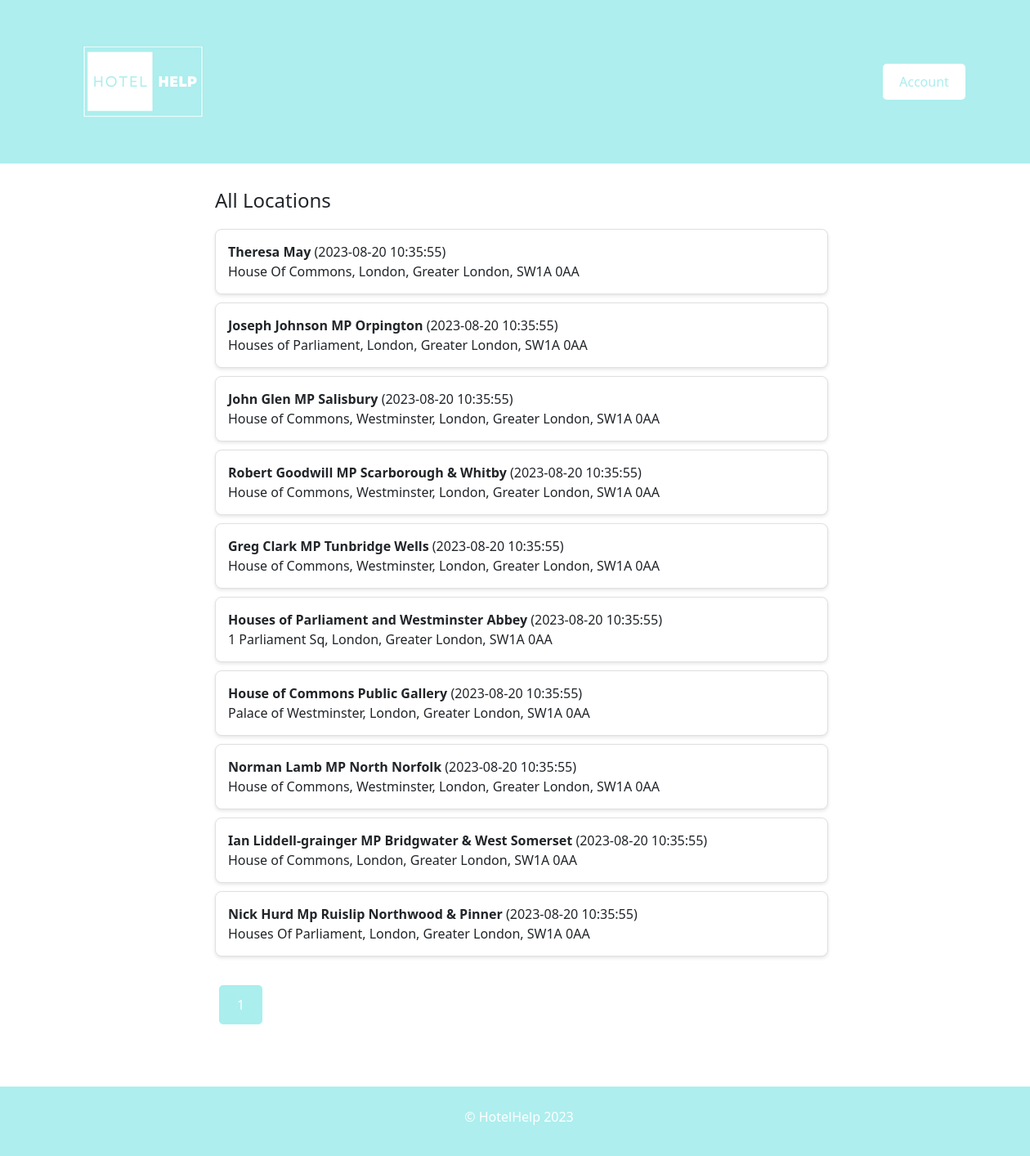
The app's page /search_history (signed in) with its own data.
### database.py (models this page shows)
class SearchHistory(db.Model):
    __tablename__ = "search_history"
    search_id = db.Column(db.Integer, primary_key=True)
    user_id = db.Column(db.Integer, db.ForeignKey('users.user_id', ondelete="CASCADE"), nullable=False)
    place_name = db.Column(db.String, nullable=False)
    address = db.Column(db.String, nullable=False)
    timestamp = db.Column(db.DateTime, default=db.func.now())

### app.py (the view)
@app.route("/search_history")
def show_search_history():
    if "user_id" in session:
        user_id = session["user_id"]
        search_history = database.get_history(db.session, user_id)
        return render_template("results.html", search_history=search_history, all_searches=True)
    else:
        return redirect(url_for("login_handler"))

### app.py (called while the page is built)
@app.context_processor
def inject_image_url():
    return {"image_url": url_for("static", filename="images/logo.png")}

### database.py (called while the page is built)
def get_history(db_session, user_id):
    return db_session.query(SearchHistory.place_name, SearchHistory.address, SearchHistory.timestamp).\
        filter(SearchHistory.user_id == user_id).all()

### templates/results.html (shortened to what this page needs)
{% extends "layout.html" %}
{% block stylesheets %}
    <link rel="stylesheet" href="{{ url_for('static', filename='results.css') }}">
{% endblock %}
{% block content %}
    <div class="container">
        {% if all_searches and request.path != '/search_keyword' %}
            <div id="search-history-container">
                <h4>All Locations</h4>
                <div id="search-history">
                    {% if search_history %}
                        <ul>
                            {% set items_per_page = 20 %}
                            {% set total_results = search_history|length %}
                            {% set total_pages = (total_results + items_per_page - 1) // items_per_page %}
                            {% set current_page = request.args.get('page', 1) | int %}
                            {% set start_index = (current_page - 1) * items_per_page %}
                            {% set end_index = start_index + items_per_page %}
                            {% for entry in search_history[start_index:end_index] %}
                                <li class="search-result-card">
                                    <strong>{{ entry['place_name'] }}</strong> ({{ entry['timestamp'] }})<br>
                                    {{ entry['address'] }}<br>
                                </li>
                            {% endfor %}
                        </ul>
                        <div class="pagination">
                            {% for page_num in range(1, total_pages + 1) %}
                                <a class="page-button {% if page_num == current_page %}active{% endif %}" href="?page={{ page_num }}">{{ page_num }}</a>
                            {% endfor %}
                        </div>
                    {% else %}
                        <p class = "empty-message">Search history is empty</p>
                    {% endif %}
                </div>
            </div>
        {% endif %}
    </div>
{% endblock %}

### templates/layout.html (shortened to what this page needs)
<!DOCTYPE html>
<html lang="en">
<head>
    <link rel="stylesheet" href="https://cdn.jsdelivr.net/npm/bootstrap@5.3.0/dist/css/bootstrap.min.css">
    {% block stylesheets %}{% endblock %}
</head>
<body>
    <div id="header">
        <a href="{{ url_for('home') }}" id="logo-container"><img src="{{ image_url }}" alt="Logo" id="logo"></a>
        <div id="menu-buttons">
            {% if 'user_id' in session %}
                <a href="{{ url_for('account') }}" class="btn custom-button-color" id="account-btn">Account</a>
            {% else %}
                <a href="{{ url_for('register') }}" class="btn custom-button-color" id="register-btn">Register</a>
                <a href="{{ url_for('login_handler') }}" class="btn custom-button-color" id="login-btn">Login</a>
            {% endif %}
        </div>
    </div>
    {% block content %}
    {% endblock %}
    <footer>
        <p>© HotelHelp 2023</p>
    </footer>
</body>
</html>

### static/results.css (style rules this page uses)
.container { margin-left: 250px; width: 1000px; min-height: calc(64.5vh - 50px); position: relative; border: 1px solid transparent; }
.pagination { margin-top: 30px; margin-bottom: 50px; }
.page-button { display: inline-block; background-color: white; color: #AAEEEE; margin: 5px; padding: 10px 20px; border: none; border-radius: 5px; font-size: 16px; cursor: pointer; text-decoration: none; border: 2px solid #AAEEEE; transition: background-color 0.3s ease, color 0.3s ease, border-color 0.3s ease; }
.page-button.active { background-color: #AAEEEE; color: white; }
ul { list-style: none; padding: 0; }
.search-result-card { background-color: #ffffff; border: 1px solid #e0e0e0; border-radius: 8px; padding: 15px; margin: 10px 0; box-shadow: 0px 2px 4px rgba(0, 0, 0, 0.1); transition: box-shadow 0.3s ease, background-color 0.3s ease; width: 750px; }
h4 { margin-top: 30px; margin-bottom: 20px; }

### static/base.css (style rules this page uses)
* { margin: 0; padding: 0; box-sizing: border-box; }
#header { display: flex; align-items: center; padding: 50px; background-color: #AEEEEE; }
#header a { margin-left: 50px; }
#menu-buttons { margin-left: 825px; display: flex; align-items: center; }
#menu-buttons .btn.custom-button-color { margin: 5px 50px 5px 5px; padding: 10px 20px; border: none; border-radius: 5px; font-size: 16px; cursor: pointer; text-decoration: none; color: #AAEEEE; background-color: white; }
footer { background-color: #AEEEEE; padding: 20px; text-align: center; position: relative; margin-top: 20px; }
footer p { margin-left: 10px; margin-top: 5px; color: white; }

### records on screen
SearchHistory: place_name "Theresa May", timestamp "2023-08-20 10:35:55", address "House Of Commons, London, Greater London, SW1A 0AA"
SearchHistory: place_name "Joseph Johnson MP Orpington", timestamp "2023-08-20 10:35:55", address "Houses of Parliament, London, Greater London, SW1A 0AA"
SearchHistory: place_name "John Glen MP Salisbury", timestamp "2023-08-20 10:35:55", address "House of Commons, Westminster, London, Greater London, SW1A 0AA"
SearchHistory: place_name "Robert Goodwill MP Scarborough & Whitby", timestamp "2023-08-20 10:35:55", address "House of Commons, Westminster, London, Greater London, SW1A 0AA"
SearchHistory: place_name "Greg Clark MP Tunbridge Wells", timestamp "2023-08-20 10:35:55", address "House of Commons, Westminster, London, Greater London, SW1A 0AA"
SearchHistory: place_name "Houses of Parliament and Westminster Abbey", timestamp "2023-08-20 10:35:55", address "1 Parliament Sq, London, Greater London, SW1A 0AA"
SearchHistory: place_name "House of Commons Public Gallery", timestamp "2023-08-20 10:35:55", address "Palace of Westminster, London, Greater London, SW1A 0AA"
SearchHistory: place_name "Norman Lamb MP North Norfolk", timestamp "2023-08-20 10:35:55", address "House of Commons, Westminster, London, Greater London, SW1A 0AA"
SearchHistory: place_name "Ian Liddell-grainger MP Bridgwater & West Somerset", timestamp "2023-08-20 10:35:55", address "House of Commons, London, Greater London, SW1A 0AA"
SearchHistory: place_name "Nick Hurd Mp Ruislip Northwood & Pinner", timestamp "2023-08-20 10:35:55", address "Houses Of Parliament, London, Greater London, SW1A 0AA"

### other values on screen
{{ page_num }} "1"
